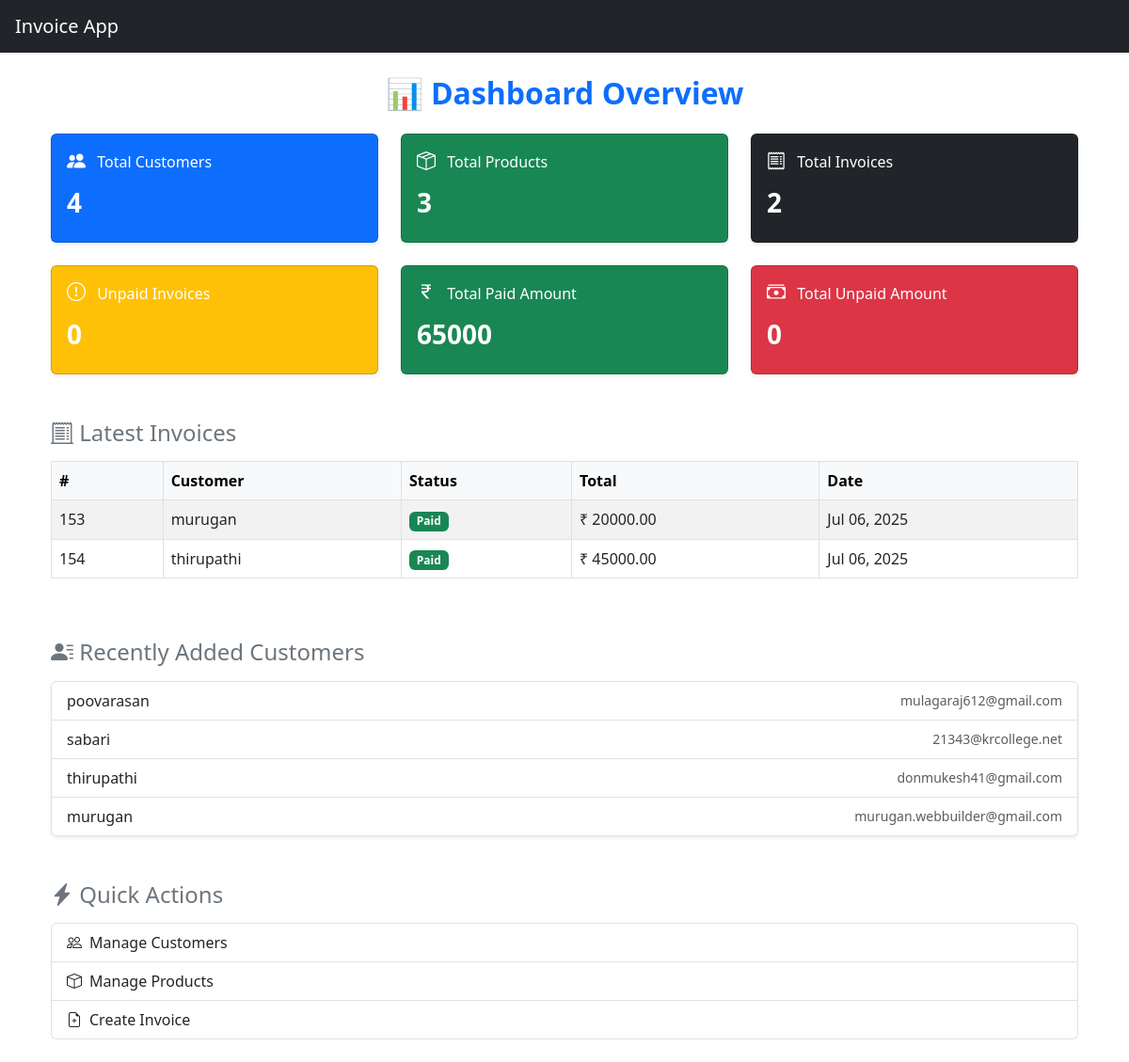
Screenshot of /invoice/ (signed in) with the database file from the repository.
### app1/models.py (models this page shows, shortened)
class Invoice(models.Model):
    customer = models.ForeignKey('Customer', on_delete=models.CASCADE)
    total = models.DecimalField(max_digits=10, decimal_places=2)
    status = models.CharField(max_length=20, choices=[('Paid', 'Paid'), ('Unpaid', 'Unpaid')])
    date = models.DateField(auto_now_add=True)  # You may already have this
    created_at = models.DateTimeField(auto_now_add=True)  # ✅ Add this if missing

class Customer(models.Model):
    name = models.CharField(max_length=100)
    email = models.EmailField()
    phone = models.CharField(max_length=15)
    address = models.TextField()

### app1/views.py (the view)
# urls.py: path('', views.dashboard, name='dashboard'),
@login_required
def dashboard(request):
    total_customers = Customer.objects.count()
    total_products = Product.objects.count()
    total_invoices = Invoice.objects.count()
    total_unpaid = Invoice.objects.filter(status='Unpaid').count()
    total_paid_amount = Invoice.objects.filter(status='Paid').aggregate(Sum('total'))['total__sum'] or 0
    total_unpaid_amount = Invoice.objects.filter(status='Unpaid').aggregate(Sum('total'))['total__sum'] or 0
    latest_invoices = Invoice.objects.select_related('customer').order_by('-date')[:5]
    recent_customers = Customer.objects.order_by('-id')[:5]
    overview_cards = [
        {"title": "Total Customers", "value": total_customers, "color": "primary", "icon": "bi-people-fill"},
        {"title": "Total Products", "value": total_products, "color": "success", "icon": "bi-box-seam"},
        {"title": "Total Invoices", "value": total_invoices, "color": "dark", "icon": "bi-receipt"},
        {"title": "Unpaid Invoices", "value": total_unpaid, "color": "warning", "icon": "bi-exclamation-circle"},
        {"title": "Total Paid Amount", "value": total_paid_amount, "color": "success", "icon": "bi-currency-rupee"},
        {"title": "Total Unpaid Amount", "value": total_unpaid_amount, "color": "danger", "icon": "bi-cash-stack"},
    ]
    context = {
        'overview_cards': overview_cards,
        'latest_invoices': latest_invoices,
        'recent_customers': recent_customers,
    }
    return render(request, 'invoice_app/home.html', context)

### app1/templates/invoice_app/home.html (shortened to what this page needs)
{% extends 'invoice_app/base.html' %}
{% block content %}
<div class="container my-4">
  <h2 class="mb-4 fw-bold text-center text-primary">📊 Dashboard Overview</h2>
  <link href="https://cdn.jsdelivr.net/npm/bootstrap-icons@1.10.5/font/bootstrap-icons.css" rel="stylesheet" />
  <div class="row g-4">
    {% for card in overview_cards %}
    <div class="col-12 col-sm-6 col-md-4">
      <div class="card text-white bg-{{ card.color }} shadow-sm h-100">
        <div class="card-body d-flex flex-column justify-content-center align-items-start">
          <h6 class="card-title text-white">
            <i class="bi {{ card.icon }} me-2 fs-5"></i> {{ card.title }}
          </h6>
          <h3 class="fw-bold mt-2">{{ card.value }}</h3>
        </div>
      </div>
    </div>
    {% endfor %}
  </div>
  <div class="mt-5">
    <h4 class="mb-3 text-secondary"><i class="bi bi-receipt-cutoff"></i> Latest Invoices</h4>
    {% if latest_invoices %}
    <div class="table-responsive">
      <table class="table table-striped table-bordered align-middle">
        <thead class="table-light text-nowrap">
          <tr>
            <th>#</th>
            <th>Customer</th>
            <th>Status</th>
            <th>Total</th>
            <th>Date</th>
          </tr>
        </thead>
        <tbody>
          {% for invoice in latest_invoices %}
          <tr>
            <td>{{ invoice.id }}</td>
            <td>{{ invoice.customer.name }}</td>
            <td>
              <span class="badge bg-{% if invoice.status == 'Paid' %}success{% else %}danger{% endif %}">
                {{ invoice.status }}
              </span>
            </td>
            <td>₹ {{ invoice.total }}</td>
            <td>{{ invoice.date|date:"M d, Y" }}</td>
          </tr>
          {% endfor %}
        </tbody>
      </table>
    </div>
    {% else %}
    <p>No recent invoices found.</p>
    {% endif %}
  </div>
  <div class="mt-5">
    <h4 class="mb-3 text-secondary"><i class="bi bi-person-lines-fill"></i> Recently Added Customers</h4>
    {% if recent_customers %}
    <ul class="list-group shadow-sm">
      {% for customer in recent_customers %}
      <li class="list-group-item d-flex justify-content-between align-items-center">
        <span class="fw-medium">{{ customer.name }}</span>
        <small class="text-muted">{{ customer.email }}</small>
      </li>
      {% endfor %}
    </ul>
    {% else %}
    <p>No recent customers found.</p>
    {% endif %}
  </div>
  <div class="mt-5">
    <h4 class="mb-3 text-secondary"><i class="bi bi-lightning-charge-fill"></i> Quick Actions</h4>
    <div class="list-group">
      <a href="{% url 'customer_list' %}" class="list-group-item list-group-item-action d-flex align-items-center">
        <i class="bi bi-people me-2"></i> Manage Customers
      </a>
      <a href="{% url 'product_list' %}" class="list-group-item list-group-item-action d-flex align-items-center">
        <i class="bi bi-box me-2"></i> Manage Products
      </a>
      <a href="{% url 'create_invoice' %}" class="list-group-item list-group-item-action d-flex align-items-center">
        <i class="bi bi-file-earmark-plus me-2"></i> Create Invoice
      </a>
    </div>
  </div>
</div>
{% endblock %}

### rows the page displays
Invoice: id "153", customer.name "murugan", status "Paid", total "20000.00", date "Jul 06, 2025"
Invoice: id "154", customer.name "thirupathi", status "Paid", total "45000.00", date "Jul 06, 2025"
Customer: name "poovarasan", email "mulagaraj612@gmail.com"
Customer: name "sabari", email "21343@krcollege.net"
Customer: name "thirupathi", email "donmukesh41@gmail.com"
Customer: name "murugan", email "murugan.webbuilder@gmail.com"

### other values shown
{{ card.title }} "Total Customers" "Total Products" "Total Invoices" "Unpaid Invoices" "Total Paid Amount" "Total Unpaid Amount"
{{ card.value }} "4" "3" "2" "0" "65000" "0"
